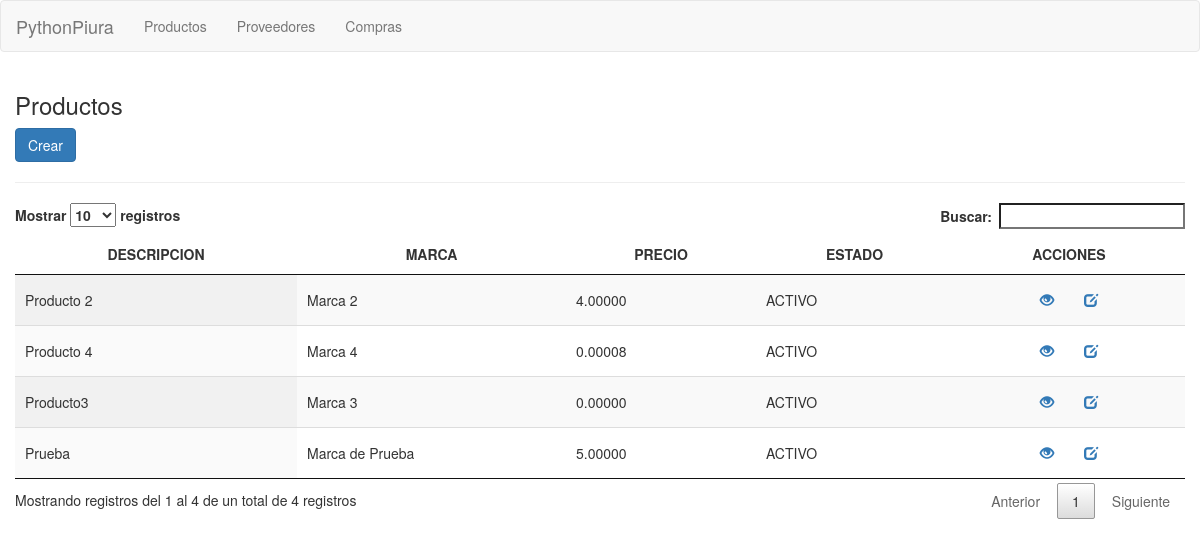
The page / on the database its author committed.
### productos/models.py (models this page shows, shortened)
class Producto(models.Model):
    descripcion = models.CharField(max_length=100, unique=True)
    marca = models.CharField(max_length=40,blank=True)
    precio = models.DecimalField(max_digits=15, decimal_places=5, default=0)
    estado = models.BooleanField(default=True)

### productos/views.py (the view)
# urls.py: url(r'^$', ListadoProductos.as_view(), name="listado_productos"),
class ListadoProductos(ListView):
    model = Producto
    template_name = 'productos.html'
    context_object_name = 'productos'

### productos/templates/productos.html (shortened to what this page needs)
{% extends "base.html" %}
{% block cuerpo %}
<h3>Productos</h3>
<div class="row">
	<div class="col-lg-10">
		<a onclick="return abrir_modal('{% url 'productos:crear_producto' %}','Productos / Nuevo')" class="btn btn-primary">
			Crear
		</a>
	</div>
</div>
<hr/>
<div class="row">
	<div class="col-lg-12">
		<table id="tabla" class="display" cellspacing="0" width="100%">
			<thead>
				<tr>
					<th class="text-center">DESCRIPCION</th>
					<th class="text-center">MARCA</th>
					<th class="text-center">PRECIO</th>
					<th class="text-center">ESTADO</th>
					<th class="text-center">ACCIONES</th>
				</tr>
			</thead>
			<tbody>
			{% for producto in productos %}
                <tr>
                    <td>{{ producto.descripcion }}</td>
                    <td>{{ producto.marca }}</td>
                    <td>{{ producto.precio }}</td>
                    {% if producto.estado %}
                    <td>ACTIVO</td>
                    {% else %}
                    <td>INACTIVO</td>
                    {% endif %}
                    <td class="text-center">
                        <a onclick="return abrir_modal('{% url 'productos:detalle_producto' producto.pk %}','Productos / {{ producto.descripcion }}')" class="btn">
                            <span class="glyphicon glyphicon-eye-open"></span>
                        </a>
                        <a onclick="return abrir_modal('{% url 'productos:modificar_producto' producto.pk %}','Productos / {{ producto.descripcion }}')" class="btn">
                            <span class="glyphicon glyphicon-edit"></span>
                        </a>
                    </td>
				</tr>
			{% endfor %}
			</tbody>
		</table>
	</div>
</div>
{% endblock cuerpo %}

### rows shown on the page
Producto: descripcion "Prueba", marca "Marca de Prueba", precio "5.00000", estado "ACTIVO"
Producto: descripcion "Producto 2", marca "Marca 2", precio "4.00000", estado "ACTIVO"
Producto: descripcion "Producto3", marca "Marca 3", precio "0.00000", estado "ACTIVO"
Producto: descripcion "Producto 4", marca "Marca 4", precio "0.00008", estado "ACTIVO"
